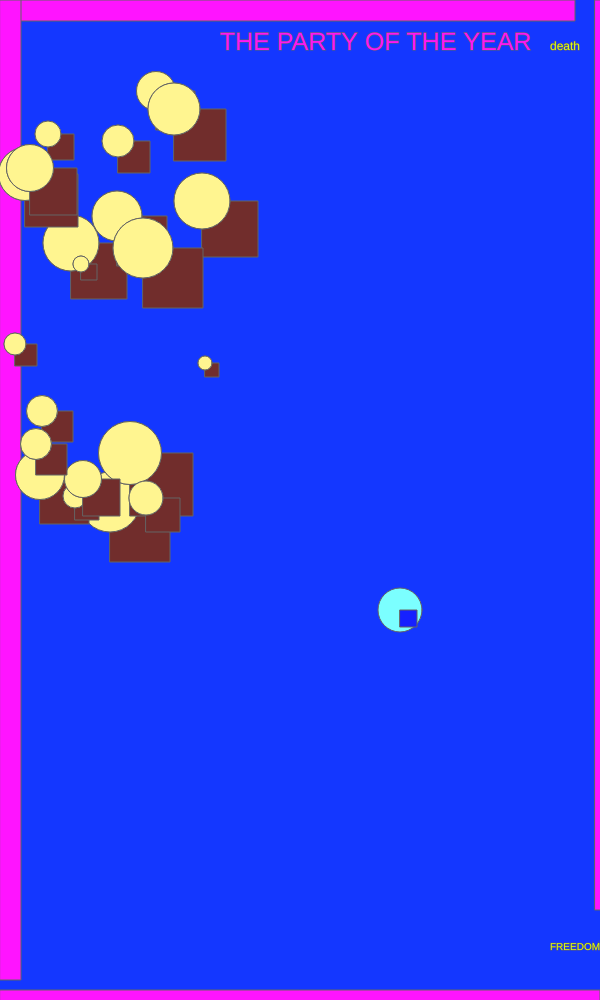
Frame 1 (no input)
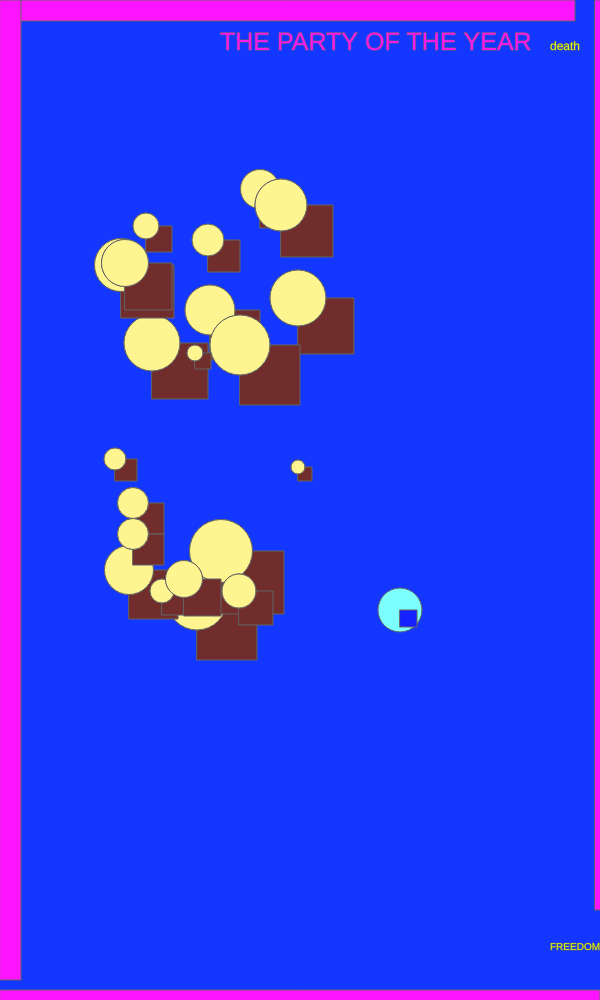
Frame 60 (no input)
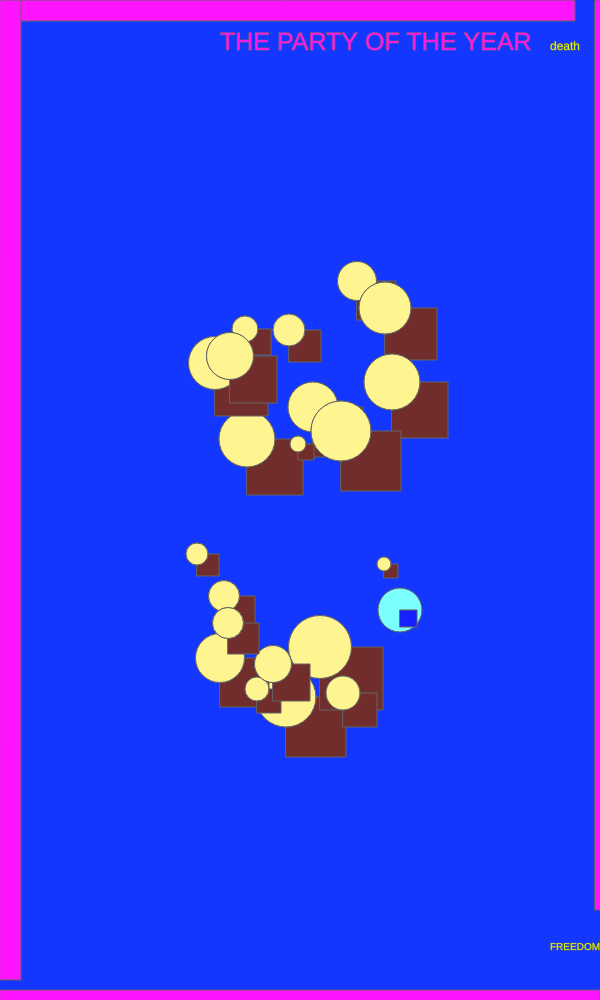
Frame 120 (the mouse pressed at the canvas centre since frame 60)

The p5.js sketch that drew these frames (run headless with seeded random() and noise() and a simulated clock; from frame 60 on, the mouse is pressed at the canvas centre):

// p5.js sketch
// ── sketch.js
var characterX = 90;
var characterY = 90;
var characterW = 90;
var characterZ = 90;

var w = 87;
var s = 83;
var a = 65;
var d = 68;

var shapeX = 30;
var shapeY = 50;
var shapeW = 30;
var shapeZ = 50;

var shapeXs = [];
var shapeYs = [];
var shapeWs = [];
var shapeWs = [];

var diameters = [];

var shapeXSpeeds = [];
var shapeYSpeeds = [];
var shapeWSpeeds = [];
var shapeZSpeeds = [];

var mouseShapeX;
var mouseShapeY;
var mouseShapeW;
var mouseShapeZ;

function setup() {
    createCanvas(600, 1000);
    for (var i = 0; i < 21; i++) {
        shapeXSpeeds[i] = Math.floor(Math.random() * (Math.floor(Math.random() * 2)) + 1);
        shapeYSpeeds[i] = Math.floor(Math.random() * (Math.floor(Math.random() * 3)) + 1);
        shapeXs[i] = getRandomNumber(200);
        shapeYs[i] = getRandomNumber(500);
        diameters[i] = getRandomNumber(55);
    }

    createCharacter(400, 610);
    fill(300,20,400);
}

function draw() {
    background(20, 55, 378);
    stroke(100);
    fill(500,20,300);

   
    createBorders(21);

    
    textSize(10);
    fill(222,323,22);
    text("FREEDOM", width - 50, height/ 1- 50)

    textSize(12);
    fill(222,323,22);
    text("death", width - 50, height / 5 - 150);

    textSize(25);
    fill(522,23,242);
    text("THE PARTY OF THE YEAR", width / 2 - 80, height / 5 - 150);

  

    drawCharacter();
    characterMovement();
    

    for (var i = 0; i < shapeXs.length; i++) {
        fill (113, 45, 44);
        square(shapeXs[i], shapeYs[i], diameters[i]);
        fill(22,33,44);
        circle(shapeXs[i], shapeYs[i], diameters[i]);
        fill (313, 245, 144);
        circle(shapeXs[i], shapeYs[i], diameters[i]);
        shapeXSpeeds[i] = Math.floor(Math.random() * (Math.floor(Math.random() * 5)) + 1);
        shapeYSpeeds[i] = Math.floor(Math.random() * (Math.floor(Math.random() * 5)) + 1);


        shapeXs[i] += shapeXSpeeds[i];
        shapeYs[i] += shapeYSpeeds[i];
        

        if (shapeXs[i] > width) {
            shapeXs[i] = 0;
        }
        if (shapeXs[i] < 0) {
            shapeXs[i] = width;
        }
        if (shapeYs[i] > height) {
            shapeYs[i] = 0;
        }
        if (shapeYs[i] < 0) {
            shapeYs[i] = height;
        }
    }

    if (characterX > width && characterY > width - 50) {
        fill(500,200,30);
        stroke(4);
        textSize(62);
        text("Winner Winner!", width / 3 - 50, height / 3 - 50);

        textSize(22);
        fill(222,323,22);
        text("the game of legendary shapes...", width / 2 - 50, height / 2 - 150);
    }

 
    fill(120, 20, 420);
    circle(mouseShapeX, mouseShapeY, 45);
    fill(520, 120, 380);
    square(mouseShapeX, mouseShapeY, 55);
    fill(330, 520, 420);
    circle(mouseShapeX, mouseShapeY, 25);
    fill(330, 520, 420);
    circle(mouseShapeW, mouseShapeX, 65);
    
}

function characterMovement() {
    // handle the keys
    if (keyIsDown(w)) {
        characterY -= 20;
    }
    if (keyIsDown(s)) {
        characterY += 19;
    }
    if (keyIsDown(a)) {
        characterX -= 30;
        console.log("movement: " + characterX);
    }
    if (keyIsDown(d)) {
        characterX += 40;

           if (keyIsDown(w)) {
        characterY -= 10;
    }
    if (keyIsDown(s)) {
        characterY += 10;
    }
    if (keyIsDown(a)) {
        characterX -= 10;
        console.log("movement: " + characterX);
    }
    if (keyIsDown(d)) {
        characterX += 20;
    }
    }
}

function createCharacter(x, y) {
    characterX = x;
    characterY = y;
}

function drawCharacter() {
    fill(123, 443, 423);
    circle(characterX, characterY, 44);
    fill(22,33,421);
    square(characterX,characterY,17);
}

function createBorders(thickness) {
   
    rect(0, 0, width-25, thickness);
    rect(0, 0, thickness, height-20);
    rect(0, height -10, width, thickness);
    rect(width -5,  0, thickness, height - 90);
}

function mouseClicked() {
    mouseShapeX = mouseX;
    mouseShapeY = mouseY;
    mouseShapeW = mouseW;
    mouseShapeZ = mouseShapeZ;
}

function getRandomNumber(number) {
    return Math.floor(Math.random() * number) + 10;
}
